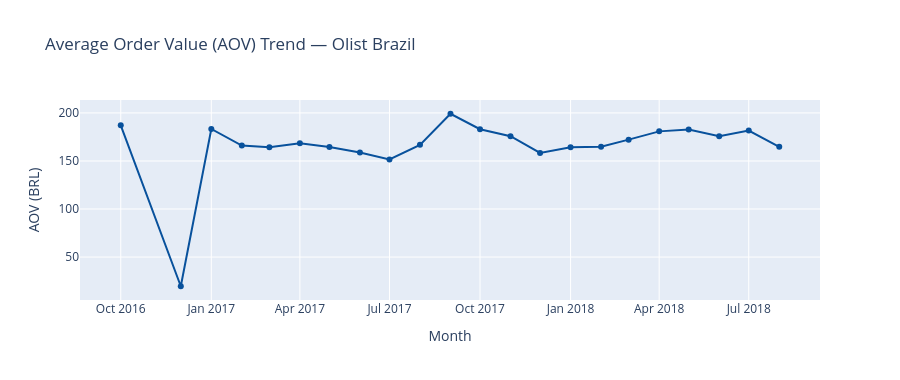

Notebook source saved alongside this figure:
### Code cell
fig5 = go.Figure()

fig5.add_trace(go.Scatter(
    x=monthly["month"],
    y=monthly["aov"],
    mode="lines+markers",
    line=dict(color="#08519c", width=2),
    marker=dict(size=6),
    name="Avg order value"
))

fig5.update_layout(
    title="Average Order Value (AOV) Trend — Olist Brazil",
    xaxis_title="Month",
    yaxis_title="AOV (BRL)",
    height=380
)
fig5.show()

### Figure 1 — Plotly figure (JSON) as saved in the notebook; plotly's stock layout.template omitted (floating-point values rounded to 4 significant figures)
{"data": [{"line": {"color": "#08519c", "width": 2}, "marker": {"size": 6}, "mode": "lines+markers", "name": "Avg order value", "type": "scatter", "x": ["2016-10-01T00:00:00", "2016-12-01T00:00:00", "2017-01-01T00:00:00", "2017-02-01T00:00:00", "2017-03-01T00:00:00", "2017-04-01T00:00:00", "2017-05-01T00:00:00", "2017-06-01T00:00:00", "2017-07-01T00:00:00", "2017-08-01T00:00:00", "2017-09-01T00:00:00", "2017-10-01T00:00:00", "2017-11-01T00:00:00", "2017-12-01T00:00:00", "2018-01-01T00:00:00", "2018-02-01T00:00:00", "2018-03-01T00:00:00", "2018-04-01T00:00:00", "2018-05-01T00:00:00", "2018-06-01T00:00:00", "2018-07-01T00:00:00", "2018-08-01T00:00:00"], "y": [187.1, 19.62, 183.3, 166.0, 164.3, 168.5, 164.6, 158.8, 151.5, 166.8, 199.1, 183.1, 175.7, 158.4, 164.3, 164.8, 172.2, 180.8, 182.7, 175.6, 181.6, 164.7]}], "layout": {"height": 380, "title": {"text": "Average Order Value (AOV) Trend — Olist Brazil"}, "xaxis": {"title": {"text": "Month"}}, "yaxis": {"title": {"text": "AOV (BRL)"}}}}
